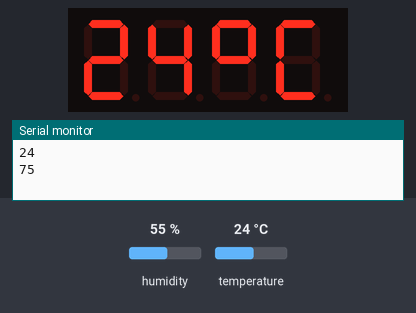
This sketch was run on a simulated Arduino Uno, built with avr-gcc and run on an emulated ATmega328P. Shown: 4-digit seven-segment display, the last lines printed to the serial monitor. The test bench sets the inputs (shaded band); at power-on: temperature 24 °C, humidity 55 %.

Above: at 3.2 s.
3.3 s: temperature set to 12 °C
At 9.2 s:
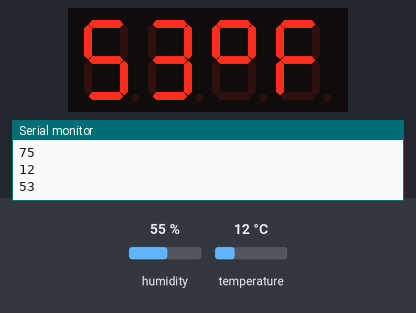
12.4 s: temperature set to 19 °C
At 15.2 s:
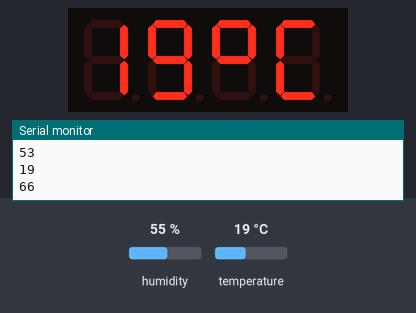
17.8 s: temperature set to 28 °C
At 19.0 s:
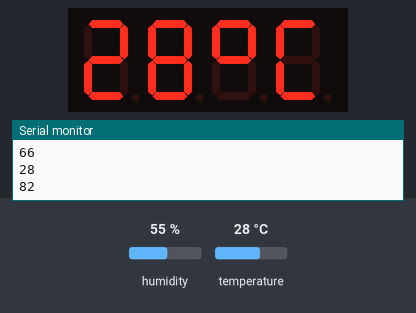
Timing chart, 0 to 20.8 s (numbered marks = the images above; inputs shaded):
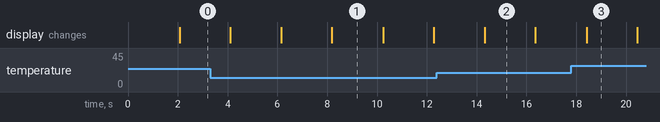

Measured:
- after the input at 3.3 s, the display: first differs from a run without the input after 2.9 s (image 1 shows a later state)
- after the input at 12.4 s, the display: changes after 1.9 s (image 2)
- after the input at 17.8 s, the display: changes after 0.61 s (image 3)
- what the display in image 1 shows lasts 2.0 s, from 8.2 s to 10.2 s
- what the display in image 2 shows lasts 2.1 s, from 14.3 s to 16.4 s

The sketch:

dht11_7seg.ino
```cpp
#include <TM1637Display.h>
#include <Adafruit_Sensor.h>
#include <DHT.h>

#define CLK 2
#define DIO 3
#define DHTPIN 4

int temperature_celsius;
int temperature_fahrenheit;

const uint8_t celsius[] = {
  SEG_A | SEG_B | SEG_F | SEG_G,  // Circle
  SEG_A | SEG_D | SEG_E | SEG_F   // C
};

const uint8_t fahrenheit[] = {
  SEG_A | SEG_B | SEG_F | SEG_G,  // Circle
  SEG_A | SEG_E | SEG_F | SEG_G   // F
};

#define DHTTYPE DHT11   // DHT 11

TM1637Display display = TM1637Display(CLK, DIO);

DHT dht = DHT(DHTPIN, DHTTYPE);
void setup() {
  display.setBrightness(0);
  display.clear();
  dht.begin();
  Serial.begin(9600);
  delay(2000);
}
void loop() {
  temperature_celsius = dht.readTemperature();
  temperature_fahrenheit = dht.readTemperature(true);
  Serial.println(temperature_celsius);
  Serial.println(temperature_fahrenheit);
  display.showNumberDec(temperature_celsius, false, 2, 0);
  display.setSegments(celsius, 2, 2);
  delay(2000);
  display.showNumberDec(temperature_fahrenheit, false, 2, 0);
  display.setSegments(fahrenheit, 2, 2);
  delay(2000);
}
```

main.cpp
```cpp
#include <TM1637Display.h>
#include <Adafruit_Sensor.h>
#include <DHT.h>

#define CLK 2
#define DIO 3
#define DHTPIN 4

int temperature_celsius;
int temperature_fahrenheit;

const uint8_t celsius[] = {
  SEG_A | SEG_B | SEG_F | SEG_G,  // Circle
  SEG_A | SEG_D | SEG_E | SEG_F   // C
};

const uint8_t fahrenheit[] = {
  SEG_A | SEG_B | SEG_F | SEG_G,  // Circle
  SEG_A | SEG_E | SEG_F | SEG_G   // F
};

#define DHTTYPE DHT11   // DHT 11

TM1637Display display = TM1637Display(CLK, DIO);

DHT dht = DHT(DHTPIN, DHTTYPE);
void setup() {
  display.setBrightness(0);
  display.clear();
  dht.begin();
  Serial.begin(9600);
  delay(2000);
}
void loop() {
  temperature_celsius = dht.readTemperature();
  temperature_fahrenheit = dht.readTemperature(true);
  Serial.println(temperature_celsius);
  Serial.println(temperature_fahrenheit);
  display.showNumberDec(temperature_celsius, false, 2, 0);
  display.setSegments(celsius, 2, 2);
  delay(2000);
  display.showNumberDec(temperature_fahrenheit, false, 2, 0);
  display.setSegments(fahrenheit, 2, 2);
  delay(2000);
}
```
